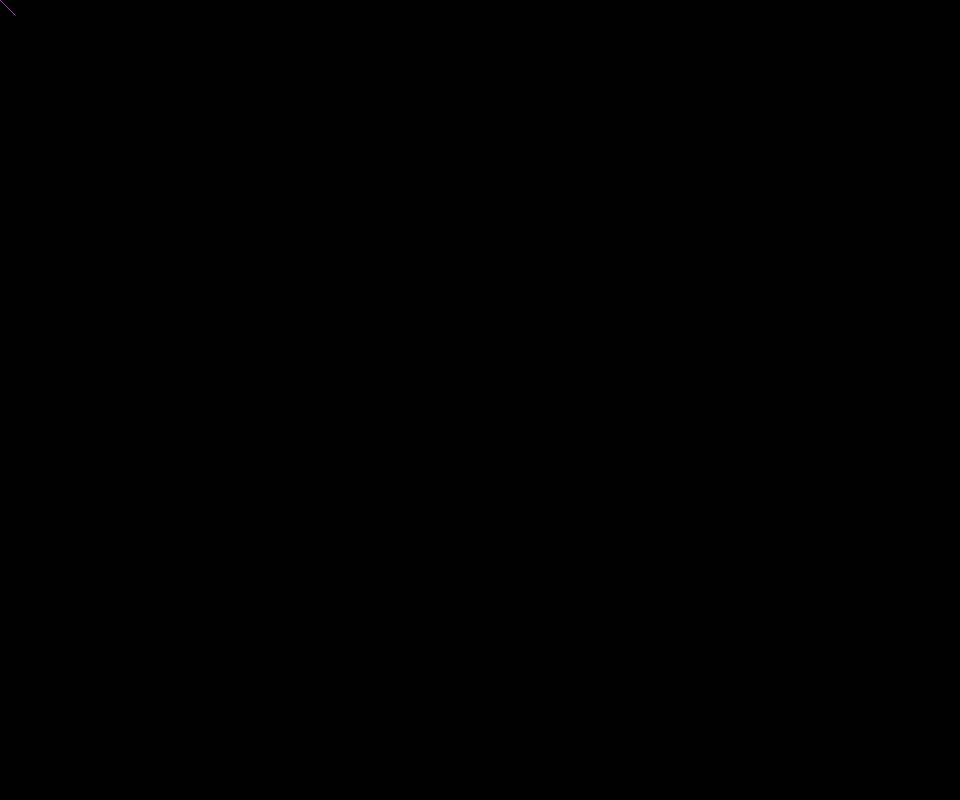
Frame 1 (no input)
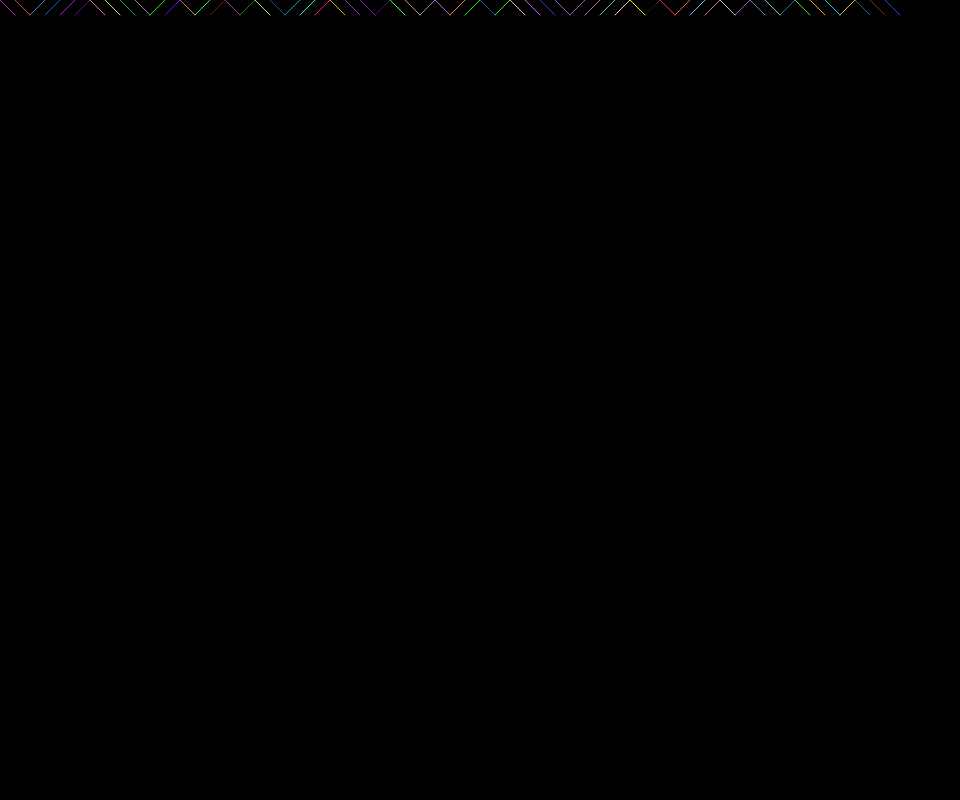
Frame 60 (no input)
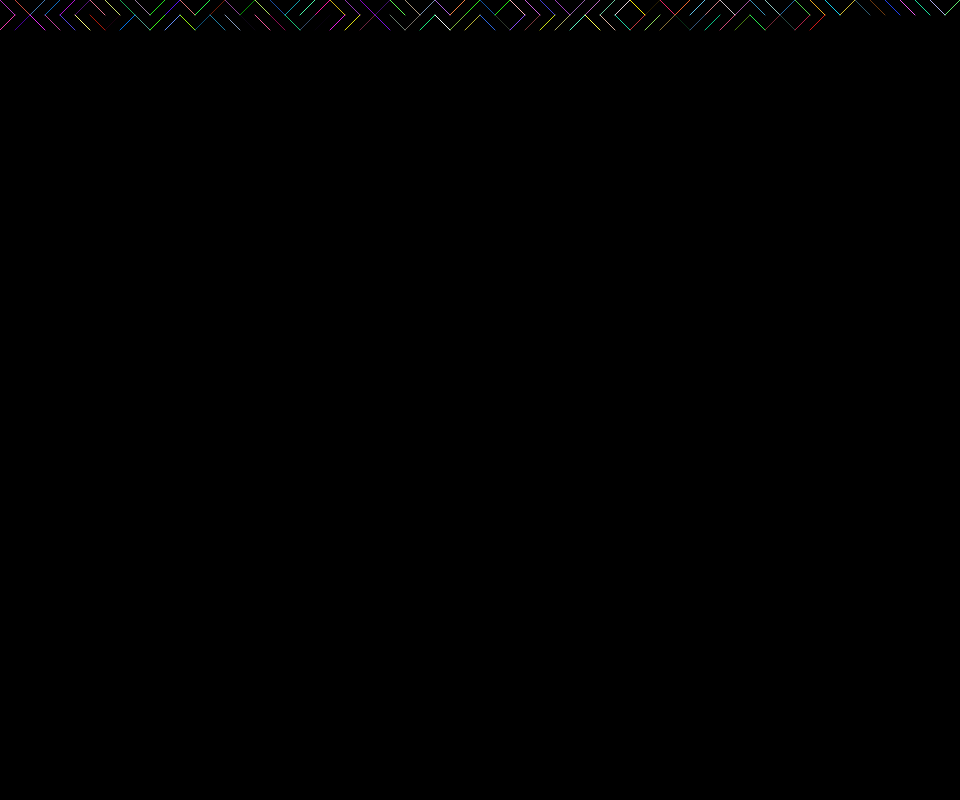
Frame 120 (the mouse pressed at the canvas centre since frame 60)

The p5.js sketch that drew these frames (run headless with seeded random() and noise() and a simulated clock; from frame 60 on, the mouse is pressed at the canvas centre):

// p5.js sketch
// ── sketch.js

let x = 0;
let y = 0;
let spacing = 15;

function setup() {
  createCanvas(windowWidth * 0.8, windowHeight * 0.8);
  background(0);
}

function draw() {
  stroke(random(255), random(255), random(255));
  var rand = random(1);
  if (rand < 0.5) {
    line(x, y, x + spacing, y + spacing);
  } else {
    line(x, y + spacing, x + spacing, y);
  }

  x += spacing;

  if (x > width) {
    x = 0;
    y += spacing;
  }
}
